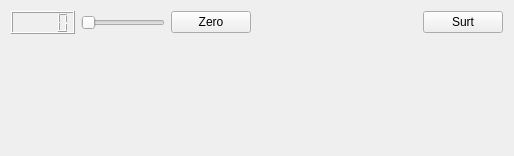
<?xml version="1.0" encoding="UTF-8"?>
<ui version="4.0">
 <class>myForm</class>
 <widget class="QWidget" name="myForm">
  <property name="geometry">
   <rect>
    <x>0</x>
    <y>0</y>
    <width>514</width>
    <height>156</height>
   </rect>
  </property>
  <property name="windowTitle">
   <string>Form</string>
  </property>
  <layout class="QVBoxLayout" name="verticalLayout">
   <item>
    <layout class="QHBoxLayout" name="horizontalLayout_2">
     <item>
      <layout class="QHBoxLayout" name="horizontalLayout">
       <item>
        <widget class="qlcdCustom" name="lcdNumber"/>
       </item>
       <item>
        <widget class="QSlider" name="horizontalSlider">
         <property name="orientation">
          <enum>Qt::Horizontal</enum>
         </property>
        </widget>
       </item>
       <item>
        <widget class="QPushButton" name="pushButton">
         <property name="text">
          <string>Zero</string>
         </property>
        </widget>
       </item>
      </layout>
     </item>
     <item>
      <spacer name="horizontalSpacer">
       <property name="orientation">
        <enum>Qt::Horizontal</enum>
       </property>
       <property name="sizeHint" stdset="0">
        <size>
         <width>40</width>
         <height>20</height>
        </size>
       </property>
      </spacer>
     </item>
     <item>
      <widget class="QPushButton" name="closebtn">
       <property name="text">
        <string>Surt</string>
       </property>
      </widget>
     </item>
    </layout>
   </item>
   <item>
    <spacer name="verticalSpacer">
     <property name="orientation">
      <enum>Qt::Vertical</enum>
     </property>
     <property name="sizeHint" stdset="0">
      <size>
       <width>20</width>
       <height>94</height>
      </size>
     </property>
    </spacer>
   </item>
  </layout>
 </widget>
 <customwidgets>
  <customwidget>
   <class>qlcdCustom</class>
   <extends>QLCDNumber</extends>
   <header location="global">qlcdcustom.h</header>
   <slots>
    <slot>setZero()</slot>
    <slot>setNum(int)</slot>
   </slots>
  </customwidget>
 </customwidgets>
 <resources/>
 <connections>
  <connection>
   <sender>horizontalSlider</sender>
   <signal>sliderMoved(int)</signal>
   <receiver>lcdNumber</receiver>
   <slot>setNum(int)</slot>
   <hints>
    <hint type="sourcelabel">
     <x>108</x>
     <y>24</y>
    </hint>
    <hint type="destinationlabel">
     <x>42</x>
     <y>37</y>
    </hint>
   </hints>
  </connection>
  <connection>
   <sender>closebtn</sender>
   <signal>clicked()</signal>
   <receiver>myForm</receiver>
   <slot>close()</slot>
   <hints>
    <hint type="sourcelabel">
     <x>461</x>
     <y>26</y>
    </hint>
    <hint type="destinationlabel">
     <x>256</x>
     <y>77</y>
    </hint>
   </hints>
  </connection>
  <connection>
   <sender>pushButton</sender>
   <signal>clicked()</signal>
   <receiver>lcdNumber</receiver>
   <slot>setZero()</slot>
   <hints>
    <hint type="sourcelabel">
     <x>219</x>
     <y>26</y>
    </hint>
    <hint type="destinationlabel">
     <x>42</x>
     <y>26</y>
    </hint>
   </hints>
  </connection>
 </connections>
</ui>
